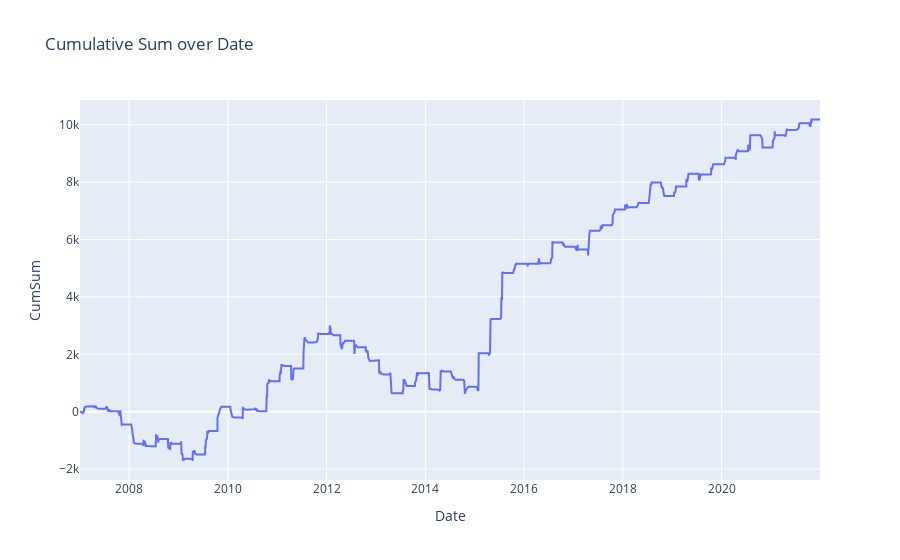

Notebook source saved alongside this figure:
### Code cell
# Load the provided dataframe

# Plot using plotly.express
fig = px.line(df_chart, x='Date', y='CumSum', title='Cumulative Sum over Date')

#fig.add_trace(go.Scatter(x=df_chart_comp['Date'], y=df_chart_comp['SPY_buy_hold'], mode='lines', name='SPY_buy_hold'))

fig.show()

### Figure 1 — Plotly figure (JSON) as saved in the notebook; plotly's stock layout.template omitted (floating-point values rounded to 4 significant figures; data arrays with more than 128 entries replaced by an {"elided": "..."} marker saying what was removed)
{"data": [{"hovertemplate": "Date=%{x}<br>CumSum=%{y}<extra></extra>", "legendgroup": "", "line": {"color": "#636efa", "dash": "solid"}, "marker": {"symbol": "circle"}, "mode": "lines", "name": "", "orientation": "v", "showlegend": false, "type": "scatter", "x": {"elided": "900 str values"}, "xaxis": "x", "y": {"elided": "900 int values"}, "yaxis": "y"}], "layout": {"legend": {"tracegroupgap": 0}, "title": {"text": "Cumulative Sum over Date"}, "xaxis": {"anchor": "y", "domain": [0, 1], "title": {"text": "Date"}}, "yaxis": {"anchor": "x", "domain": [0, 1], "title": {"text": "CumSum"}}}}
